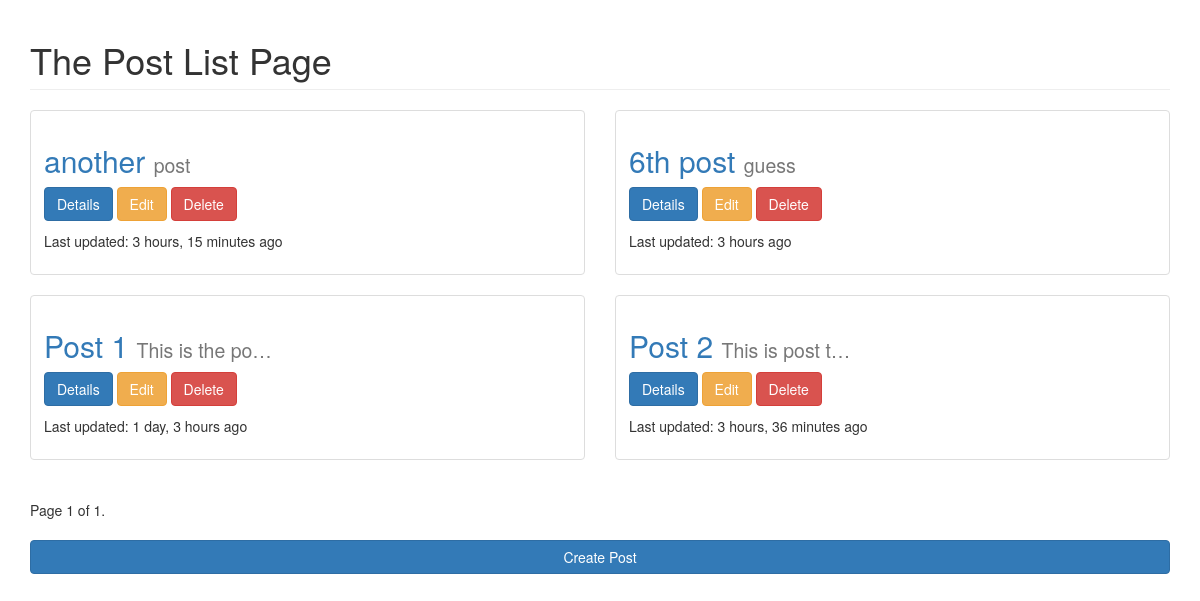
Page /posts/list/?page=2 on the earlier database version.
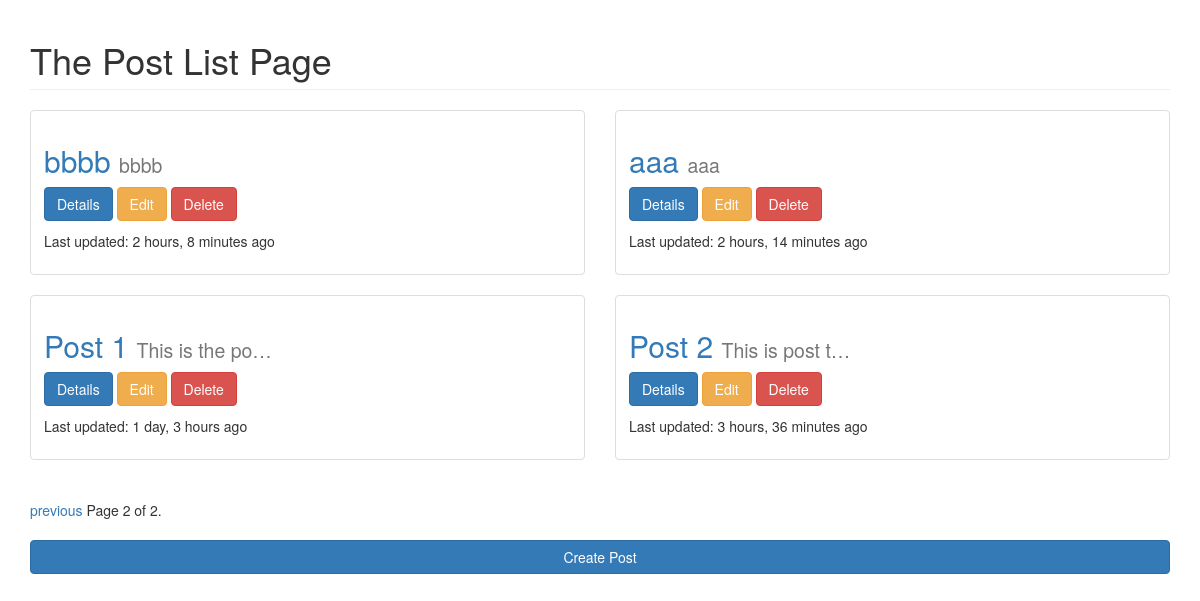
Same page on the later database version.
### posts/models.py (models this page shows, shortened)
class Post(models.Model):
	title = models.CharField(max_length=255)
	image = models.ImageField(upload_to="blog_images", null=True, blank=True)
	content = models.TextField()
	updated = models.DateTimeField(auto_now=True, auto_now_add=False)
	timestamp = models.DateTimeField(auto_now=False, auto_now_add=True)
	def get_abs_url(self):
		return reverse("posts:detail", kwargs={"post_id": self.id})
	class Meta:
		ordering = ["-content", "-updated", "-title"]

### posts/views.py (the view)
def post_list(request):
	object_list = Post.objects.all()
	paginator = Paginator(object_list, 4) # Show 25 contacts per page
	page = request.GET.get('page')
	try:
		objects = paginator.page(page)
	except PageNotAnInteger:
		objects = paginator.page(1)
	except EmptyPage:
		objects = paginator.page(paginator.num_pages)
	context = {
	'objects': objects,
	"title": "List",
	"user": request.user
	}
	return render(request, 'post_list.html', context)

### posts/templates/post_list.html (shortened to what this page needs)
{% extends "base.html" %}
{% block content %}
	<h1 class="page-header">The Post {{title}} Page</h1>
	<div class="row">
		{% for object in objects %}
		  <div class="col-sm-6">
			<div class="thumbnail">
				<div class="caption">
				  <h2><a href="{{object.get_abs_url}}">{{object.title}} <small>{{object.content|truncatechars:15}}</small></a></h2>
				  <p>
					  <a href="{{object.get_abs_url}}" class="btn btn-primary">Details</a>
					  <a href={% url 'posts:update' post_id=object.id %} class="btn btn-warning">Edit</a>
					  <a href={% url 'posts:delete' post_id=object.id %} class="btn btn-danger">Delete</a>
				  </p>
				  <p>Last updated: {{object.updated|timesince}} ago</p>
				</div>
			</div>
		  </div>
		{% endfor %}
	</div>
	<div class="pagination">
		<span class="step-links">
			{% if objects.has_previous %}
				<a href="?page={{ objects.previous_page_number }}">previous</a>
			{% endif %}
			<span class="current">
				Page {{ objects.number }} of {{ objects.paginator.num_pages }}.
			</span>
		</span>
	</div>
	<a href={% url 'posts:create' %} class="btn btn-primary col-sm-12">Create Post</a>
{% endblock content%}

Differences in the rows shown:
no longer on this page (row unchanged): Post: title "another", content "post", updated "3 hours, 15 minutes"
no longer on this page (row unchanged): Post: title "6th post", content "guess", updated "3 hours"
added Post: title "bbbb", content "bbbb", updated "2 hours, 8 minutes"
added Post: title "aaa", content "aaa", updated "2 hours, 14 minutes"
Other differences:
{{ objects.number }}: "1" → "2"
{{ objects.paginator.num_pages }}: "1" → "2"
text now shown: "previous"
